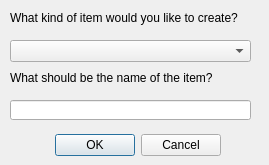
<?xml version="1.0" encoding="UTF-8"?>
<ui version="4.0">
 <class>Dialog</class>
 <widget class="QDialog" name="Dialog">
  <property name="geometry">
   <rect>
    <x>0</x>
    <y>0</y>
    <width>269</width>
    <height>165</height>
   </rect>
  </property>
  <property name="windowTitle">
   <string>Dialog</string>
  </property>
  <widget class="QDialogButtonBox" name="buttonBox">
   <property name="geometry">
    <rect>
     <x>-120</x>
     <y>130</y>
     <width>341</width>
     <height>30</height>
    </rect>
   </property>
   <property name="orientation">
    <enum>Qt::Horizontal</enum>
   </property>
   <property name="standardButtons">
    <set>QDialogButtonBox::Cancel|QDialogButtonBox::Ok</set>
   </property>
  </widget>
  <widget class="QLabel" name="label">
   <property name="geometry">
    <rect>
     <x>10</x>
     <y>10</y>
     <width>311</width>
     <height>16</height>
    </rect>
   </property>
   <property name="font">
    <font>
     <pointsize>9</pointsize>
    </font>
   </property>
   <property name="text">
    <string>What kind of item would you like to create?</string>
   </property>
  </widget>
  <widget class="QComboBox" name="select">
   <property name="geometry">
    <rect>
     <x>10</x>
     <y>40</y>
     <width>241</width>
     <height>22</height>
    </rect>
   </property>
  </widget>
  <widget class="QLabel" name="label_2">
   <property name="geometry">
    <rect>
     <x>10</x>
     <y>70</y>
     <width>311</width>
     <height>16</height>
    </rect>
   </property>
   <property name="font">
    <font>
     <pointsize>9</pointsize>
    </font>
   </property>
   <property name="text">
    <string>What should be the name of the item?</string>
   </property>
  </widget>
  <widget class="QLineEdit" name="name">
   <property name="geometry">
    <rect>
     <x>10</x>
     <y>100</y>
     <width>241</width>
     <height>20</height>
    </rect>
   </property>
  </widget>
 </widget>
 <resources/>
 <connections>
  <connection>
   <sender>buttonBox</sender>
   <signal>accepted()</signal>
   <receiver>Dialog</receiver>
   <slot>accept()</slot>
   <hints>
    <hint type="sourcelabel">
     <x>165</x>
     <y>152</y>
    </hint>
    <hint type="destinationlabel">
     <x>245</x>
     <y>141</y>
    </hint>
   </hints>
  </connection>
  <connection>
   <sender>buttonBox</sender>
   <signal>rejected()</signal>
   <receiver>Dialog</receiver>
   <slot>reject()</slot>
   <hints>
    <hint type="sourcelabel">
     <x>90</x>
     <y>147</y>
    </hint>
    <hint type="destinationlabel">
     <x>244</x>
     <y>148</y>
    </hint>
   </hints>
  </connection>
 </connections>
</ui>
